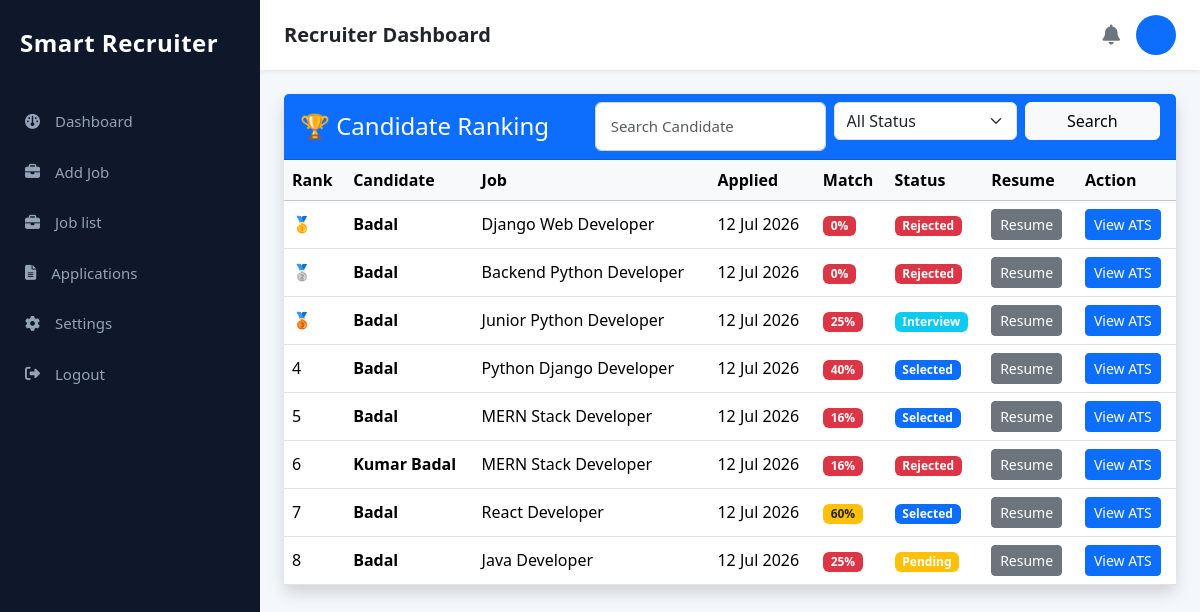
The app's page /recruiter/applications/ with its own data.
### applications/models.py (models this page shows, shortened)
class Application(models.Model):
    STATUS = (
        ("Pending", "Pending"),
        ("Shortlisted", "Shortlisted"),
        ("Interview", "Interview"),
        ("Rejected", "Rejected"),
        ("Selected", "Selected"),
    )
    user = models.ForeignKey(User, on_delete=models.CASCADE)
    job = models.ForeignKey(Job, on_delete=models.CASCADE)
    last_seen = models.DateTimeField(auto_now=True)
    resume = models.FileField(upload_to="resumes/")
    status = models.CharField(
        max_length=20,
        choices=STATUS,
        default="Pending"
    )
    education = models.CharField(
        max_length=200,
        blank=True
    )
    experience = models.CharField(
        max_length=200,
        blank=True
    )
    skills = models.TextField(
        blank=True
    )
    ai_summary = models.TextField(
        blank=True
    )
    recruiter_notes = models.TextField(
        blank=True
    )
    match_score = models.IntegerField(default=85)
    applied_at = models.DateTimeField(auto_now_add=True)
    interview_date = models.DateField(
        null=True,
        blank=True
    )
    interview_time = models.TimeField(
        null=True,
        blank=True
    )
    interview_mode = models.CharField(
        max_length=50,
        blank=True
    )
    meeting_link = models.URLField(
        blank=True
    )

### job/models.py (models this page shows, shortened)
class Job(models.Model):
    JOB_TYPES = (
        ("Full Time", "Full Time"),
        ("Part Time", "Part Time"),
        ("Internship", "Internship"),
        ("Contract", "Contract"),
        ("Remote", "Remote"),
    )
    WORK_MODE = (
        ("Onsite", "Onsite"),
        ("Remote", "Remote"),
        ("Hybrid", "Hybrid"),
    )
    STATUS = (
        ("Active", "Active"),
        ("Closed", "Closed"),
    )
    EXPERIENCE = (
        ("Fresher", "Fresher"),
        ("0-1 Years", "0-1 Years"),
        ("1-3 Years", "1-3 Years"),
        ("3-5 Years", "3-5 Years"),
        ("5+ Years", "5+ Years"),
    )
    title = models.CharField(max_length=200)
    company = models.CharField(max_length=200)
    company_logo = models.ImageField(
        upload_to="company_logo/",
        blank=True,
        null=True
    )
    location = models.CharField(max_length=200)
    work_mode = models.CharField(
        max_length=20,
        choices=WORK_MODE,
        default="Onsite"
    )
    job_type = models.CharField(
        max_length=30,
        choices=JOB_TYPES,
        default="Full Time"
    )
    experience = models.CharField(
        max_length=30,
        choices=EXPERIENCE,
        default="Fresher"
    )
    education = models.CharField(max_length=200)
    salary = models.CharField(max_length=100)
    openings = models.PositiveIntegerField(default=1)
    applicants = models.PositiveIntegerField(default=0)
    skills = models.TextField(
        help_text="Example: Python, Django, SQL, REST API"
    )
    responsibilities = models.TextField()
    requirements = models.TextField()
    benefits = models.TextField(blank=True)
    description = models.TextField()
    deadline = models.DateField(default=timezone.now)
    status = models.CharField(
        max_length=20,
        choices=STATUS,
        default="Active"
    )
    created_at = models.DateTimeField(auto_now_add=True)

### recruiter/views.py (the view)
# urls.py: path("", views.application_list, name="application_list"),
def application_list(request):
    applications = (
        Application.objects
        .select_related("user", "job")
        .order_by("-applied_at")
    )
    return render(
        request,
        "recruiter/application_list.html",
        {
            "applications": applications
        }
    )

### templates/recruiter/application_list.html (shortened to what this page needs)
{% extends "recruiter/recruiter_base.html" %}
{% block content %}
<div class="container-fluid mt-4">
    <div class="card shadow border-0">
        <div class="card-header bg-primary text-white">
            <div class="row align-items-center">
                <div class="col-md-4">
                    <h4 class="mb-0">🏆 Candidate Ranking</h4>
                </div>
                <div class="col-md-8">
                    <form method="GET" class="row g-2">
                        <div class="col-md-5">
                            <input
                                type="text"
                                name="search"
                                value="{{ search }}"
                                class="form-control"
                                placeholder="Search Candidate">
                        </div>
                        <div class="col-md-4">
                            <select
                                name="status"
                                class="form-select">
                                <option value="">All Status</option>
                            </select>
                        </div>
                        <div class="col-md-3">
                            <button class="btn btn-light w-100">
                                Search
                            </button>
                        </div>
                    </form>
                </div>
            </div>
        </div>
        <div class="table-responsive">
            <table class="table table-hover align-middle mb-0">
                <thead class="table-light">
                <tr>
                    <th>Rank</th>
                    <th>Candidate</th>
                    <th>Job</th>
                    <th>Applied</th>
                    <th>Match</th>
                    <th>Status</th>
                    <th>Resume</th>
                    <th>Action</th>
                </tr>
                </thead>
                <tbody>
                {% for application in applications %}
                <tr>
                    <td>
                        {% if forloop.counter == 1 %}
                            🥇
                        {% elif forloop.counter == 2 %}
                            🥈
                        {% elif forloop.counter == 3 %}
                            🥉
                        {% else %}
                            {{ forloop.counter }}
                        {% endif %}
                    </td>
                    <td>
                        <strong>
                            {{ application.user.username }}
                        </strong>
                    </td>
                    <td>
                        {{ application.job.title }}
                    </td>
                    <td>
                        {{ application.applied_at|date:"d M Y" }}
                    </td>
                    <td>
                        {% if application.match_score >= 80 %}
                            <span class="badge bg-success">
                                {{ application.match_score }}%
                            </span>
                        {% elif application.match_score >= 60 %}
                            <span class="badge bg-warning text-dark">
                                {{ application.match_score }}%
                            </span>
                        {% else %}
                            <span class="badge bg-danger">
                                {{ application.match_score }}%
                            </span>
                        {% endif %}
                    </td>
                    <td>
                        {% if application.status == "Pending" %}
                            <span class="badge bg-warning">
                                Pending
                            </span>
                        {% elif application.status == "Shortlisted" %}
                            <span class="badge bg-success">
                                Shortlisted
                            </span>
                        {% elif application.status == "Rejected" %}
                            <span class="badge bg-danger">
                                Rejected
                            </span>
                        {% elif application.status == "Interview" %}
                            <span class="badge bg-info">
                                Interview
                            </span>
                        {% else %}
                            <span class="badge bg-primary">
                                Selected
                            </span>
                        {% endif %}
                    </td>
                    <td>
                        {% if application.resume %}
                        <a
                            href="{{ application.resume.url }}"
                            target="_blank"
                            class="btn btn-secondary btn-sm">
                            Resume
                        </a>
                        {% else %}
                        <span class="text-danger">
                            No Resume
                        </span>
                        {% endif %}
                    </td>
                    <td>
                        <a
                            href="{% url 'application_detail' application.id %}"
                            class="btn btn-primary btn-sm">
                            View ATS
                        </a>
                    </td>
                </tr>
                {% empty %}
                <tr>
                    <td colspan="8" class="text-center py-4">
                        No Applications Found
                    </td>
                </tr>
                {% endfor %}
                </tbody>
            </table>
        </div>
    </div>
</div>
{% endblock %}

### static/css/recruiter.css (style rules this page uses)
* { margin: 0; padding: 0; box-sizing: border-box; font-family: "Segoe UI", Tahoma, Geneva, Verdana, sans-serif; }
body { background: #f4f7fc; color: #333; }
.form-control { width: 100%; padding: 12px 15px; border: 1px solid #cbd5e1; border-radius: 6px; font-size: 15px; color: #334155; outline: none; transition: border 0.2s ease; }

### records on screen
Application: user.username "Badal", job "Django Web Developer", applied_at "12 Jul 2026", match_score "0", status "Rejected"
Application: user.username "Badal", job "Backend Python Developer", applied_at "12 Jul 2026", match_score "0", status "Rejected"
Application: user.username "Badal", job "Junior Python Developer", applied_at "12 Jul 2026", match_score "25", status "Interview"
Application: user.username "Badal", job "Python Django Developer", applied_at "12 Jul 2026", match_score "40", status "Selected"
Application: user.username "Badal", job "MERN Stack Developer", applied_at "12 Jul 2026", match_score "16", status "Selected"
Application: user.username "Kumar Badal", job "MERN Stack Developer", applied_at "12 Jul 2026", match_score "16", status "Rejected"
Application: user.username "Badal", job "React Developer", applied_at "12 Jul 2026", match_score "60", status "Selected"
Application: user.username "Badal", job "Java Developer", applied_at "12 Jul 2026", match_score "25", status "Pending"
